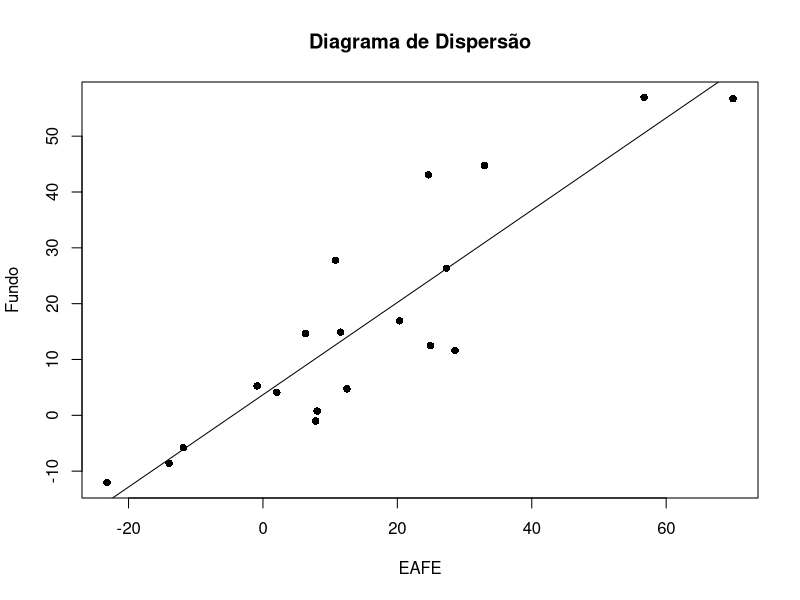
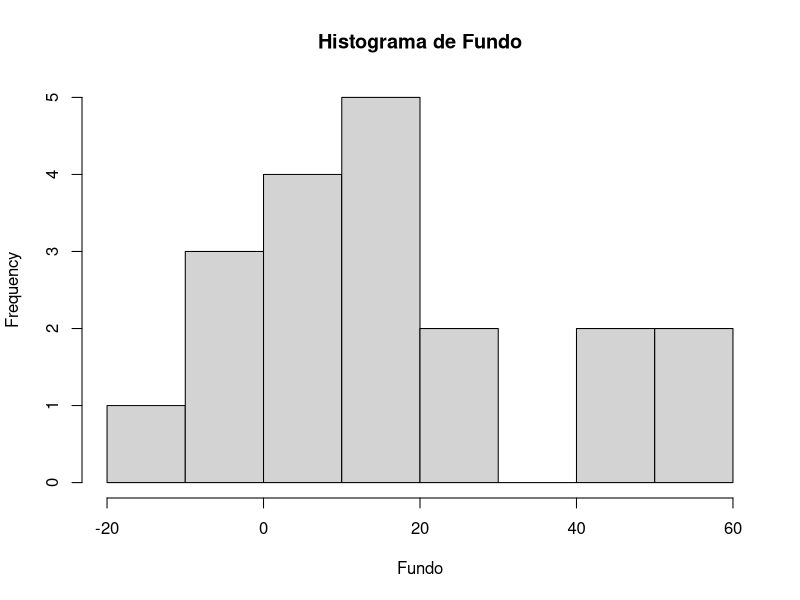
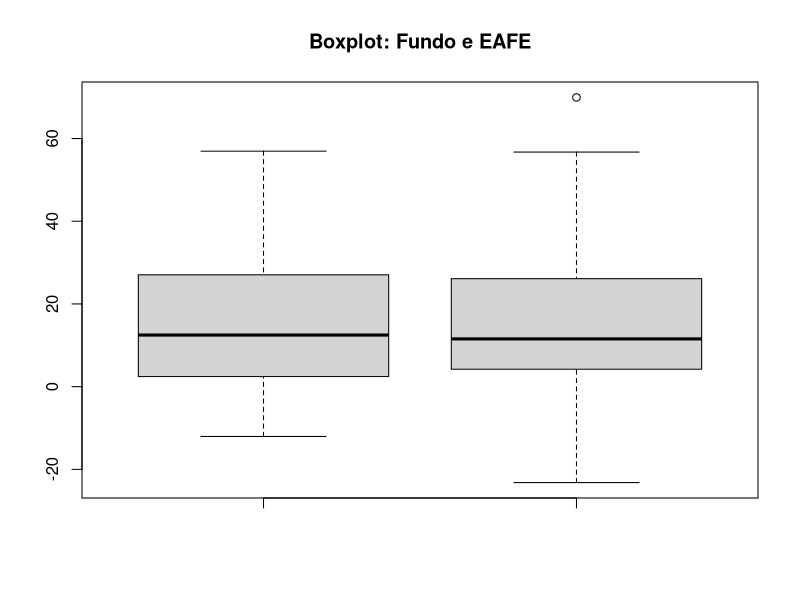

Recreate these plots in R, in order.
## ---- chunk 1
#Case: O desempenho dos fundos mútuos

Anos <- c(1982:2000)
Fundo <- c(5.27, 43.08, -1.02, 56.94, 56.71, 12.48, 11.61, 27.76, -12.05, 4.74, -5.79, 44.74, 0.76, 14.89, 14.65, 4.12, 16.93, 26.34, -8.60)
EAFE <- c(-0.86, 24.61, 7.86, 56.72, 69.94, 24.93, 28.59, 10.80, -23.20, 12.50, -11.85, 32.94, 8.06, 11.55, 6.36, 2.06, 20.33, 27.30, -13.96)

# Diagrama de dispersão
plot(EAFE, Fundo, pch = 16, main = "Diagrama de Dispersão", xlab = "EAFE", ylab = "Fundo")

# Análise de Regressão
modelo <- lm(Fundo ~ EAFE)
abline(modelo)

# Coeficiente de correlação
coeficiente_correlacao <- cor(EAFE, Fundo)
print(paste("Coeficiente de Correlação: ", coeficiente_correlacao))

# Teste de Correlação com Intervalo de Confiança
cor_test_result <- cor.test(Fundo, EAFE, conf.level = 0.95)
print(cor_test_result)
#Aqui vemos que a correlação entre os dois são fortes

# Histograma
hist(Fundo, main = "Histograma de Fundo", xlab = "Fundo")

# Boxplot
boxplot(Fundo, EAFE, main = "Boxplot: Fundo e EAFE")
#É observável a partir do boxplot que dentro do EAFE existe um valor outlier, que fica acima de 65.0

